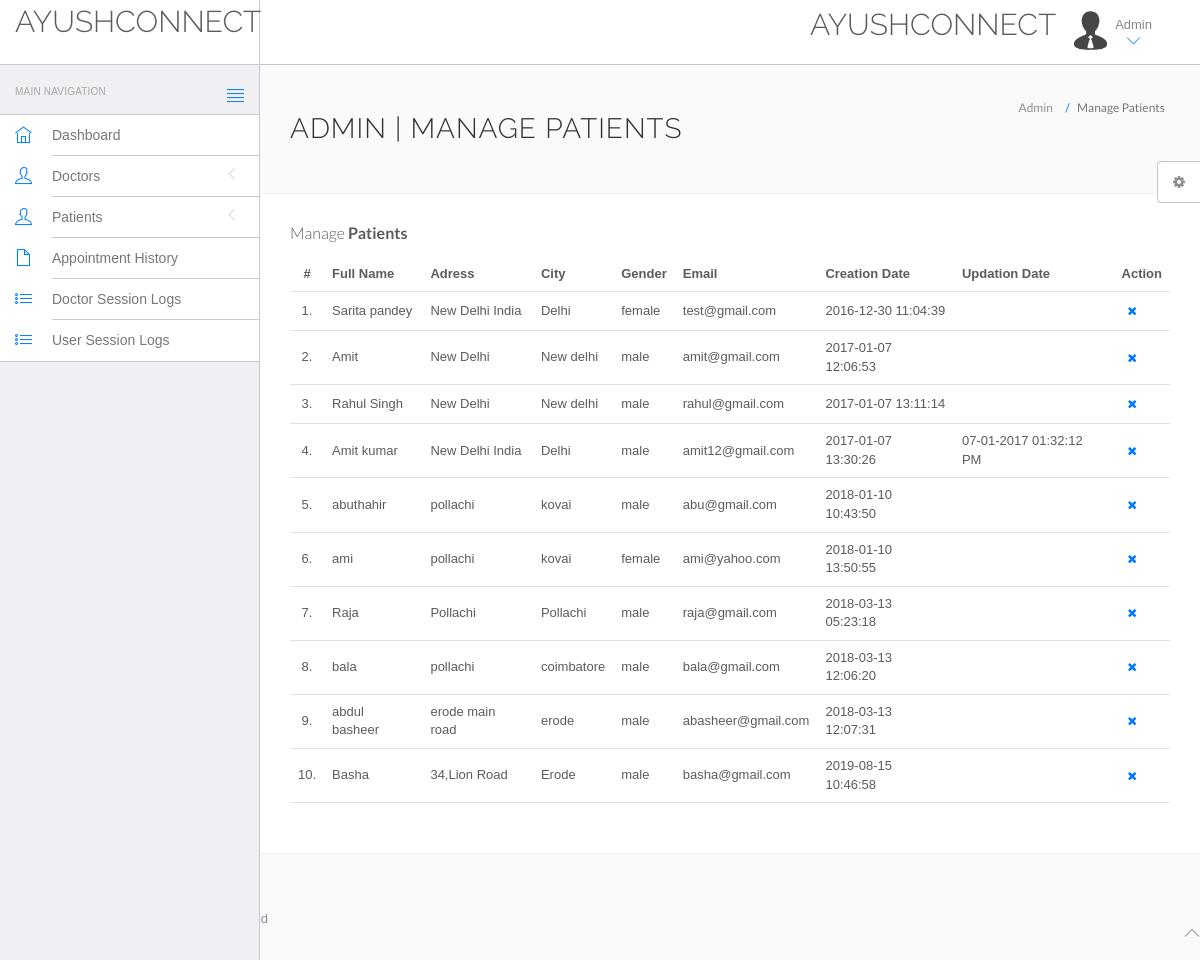
Screenshot of /hms/admin/manage-users.php (signed in) with the database file from the repository.
### tables this page shows
CREATE TABLE IF NOT EXISTS `users` (
  `id` int(11) NOT NULL AUTO_INCREMENT,
  `fullName` varchar(255) NOT NULL,
  `address` longtext NOT NULL,
  `city` varchar(255) NOT NULL,
  `gender` varchar(255) NOT NULL,
  `email` varchar(255) NOT NULL,
  `password` varchar(255) NOT NULL,
  `regDate` timestamp NOT NULL DEFAULT CURRENT_TIMESTAMP,
  `updationDate` varchar(255) NOT NULL,
  PRIMARY KEY (`id`)
);

### hms/admin/manage-users.php (the view, shortened to what this page needs)
<!DOCTYPE html>
<html lang="en">
	<head>
		<link rel="stylesheet" href="vendor/bootstrap/css/bootstrap.min.css">
		<link rel="stylesheet" href="vendor/fontawesome/css/font-awesome.min.css">
		<link rel="stylesheet" href="vendor/themify-icons/themify-icons.min.css">
		<link href="vendor/animate.css/animate.min.css" rel="stylesheet" media="screen">
		<link href="vendor/perfect-scrollbar/perfect-scrollbar.min.css" rel="stylesheet" media="screen">
		<link href="vendor/switchery/switchery.min.css" rel="stylesheet" media="screen">
		<link href="vendor/bootstrap-touchspin/jquery.bootstrap-touchspin.min.css" rel="stylesheet" media="screen">
		<link href="vendor/select2/select2.min.css" rel="stylesheet" media="screen">
		<link href="vendor/bootstrap-datepicker/bootstrap-datepicker3.standalone.min.css" rel="stylesheet" media="screen">
		<link href="vendor/bootstrap-timepicker/bootstrap-timepicker.min.css" rel="stylesheet" media="screen">
		<link rel="stylesheet" href="assets/css/styles.css">
		<link rel="stylesheet" href="assets/css/plugins.css">
		<link rel="stylesheet" href="assets/css/themes/theme-1.css" id="skin_color" />
	</head>
	<body>
		<div id="app">
<?php include('include/sidebar.php');?>
			<div class="app-content">
						<?php include('include/header.php');?>
				<div class="main-content" >
					<div class="wrap-content container" id="container">
						<section id="page-title">
							<div class="row">
								<div class="col-sm-8">
									<h1 class="mainTitle">Admin | Manage Patients</h1>
																	</div>
								<ol class="breadcrumb">
									<li>
										<span>Admin</span>
									</li>
									<li class="active">
										<span>Manage Patients</span>
									</li>
								</ol>
							</div>
						</section>
						<div class="container-fluid container-fullw bg-white">
									<div class="row">
								<div class="col-md-12">
									<h5 class="over-title margin-bottom-15">Manage <span class="text-bold">Patients</span></h5>
									<table class="table table-hover" id="sample-table-1">
										<thead>
											<tr>
												<th class="center">#</th>
												<th>Full Name</th>
												<th class="hidden-xs">Adress</th>
												<th>City</th>
												<th>Gender </th>
												<th>Email </th>
												<th>Creation Date </th>
												<th>Updation Date </th>
												<th>Action</th>
											</tr>
										</thead>
										<tbody>
<?php
$sql=mysql_query("select * from users");
$cnt=1;
while($row=mysql_fetch_array($sql))
{
?>
											<tr>
												<td class="center"><?php echo $cnt;?>.</td>
												<td class="hidden-xs"><?php echo $row['fullName'];?></td>
												<td><?php echo $row['address'];?></td>
												<td><?php echo $row['city'];?>
												</td>
												<td><?php echo $row['gender'];?></td>
												<td><?php echo $row['email'];?></td>
												<td><?php echo $row['regDate'];?></td>
												<td><?php echo $row['updationDate'];?>
												</td>
												<td >
												<div class="visible-md visible-lg hidden-sm hidden-xs">
	<a href="manage-users.php?id=<?php echo $row['id']?>&del=delete" onClick="return confirm('Are you sure you want to delete?')"class="btn btn-transparent btn-xs tooltips" tooltip-placement="top" tooltip="Remove"><i class="fa fa-times fa fa-white"></i></a>
												</div>
												</td>
											</tr>
											<?php
$cnt=$cnt+1;
											 }?>
										</tbody>
									</table>
								</div>
							</div>
								</div>
							</div>
						</div>
					</div>
				</div>
	<?php include('include/footer.php');?>
	<?php include('include/setting.php');?>
	</body>
</html>

### hms/admin/assets/css/themes/theme-1.css (style rules this page uses)
body { background: #FAFAFA; }

### rows the page displays
users: fullName "Sarita pandey", address "New Delhi India", city "Delhi", gender "female", email "test@gmail.com", regDate "2016-12-30 11:04:39"
users: fullName "Amit", address "New Delhi", city "New delhi", gender "male", email "amit@gmail.com", regDate "2017-01-07 12:06:53"
users: fullName "Rahul Singh", address "New Delhi", city "New delhi", gender "male", email "rahul@gmail.com", regDate "2017-01-07 13:11:14"
users: fullName "Amit kumar", address "New Delhi India", city "Delhi", gender "male", email "amit12@gmail.com", regDate "2017-01-07 13:30:26", updationDate "07-01-2017 01:32:12 PM"
users: fullName "abuthahir", address "pollachi", city "kovai", gender "male", email "abu@gmail.com", regDate "2018-01-10 10:43:50"
users: fullName "ami", address "pollachi", city "kovai", gender "female", email "ami@yahoo.com", regDate "2018-01-10 13:50:55"
users: fullName "Raja", address "Pollachi", city "Pollachi", gender "male", email "raja@gmail.com", regDate "2018-03-13 05:23:18"
users: fullName "bala", address "pollachi", city "coimbatore", gender "male", email "bala@gmail.com", regDate "2018-03-13 12:06:20"
users: fullName "abdul basheer", address "erode main road", city "erode", gender "male", email "abasheer@gmail.com", regDate "2018-03-13 12:07:31"
users: fullName "Basha", address "34,Lion Road", city "Erode", gender "male", email "basha@gmail.com", regDate "2019-08-15 10:46:58"
